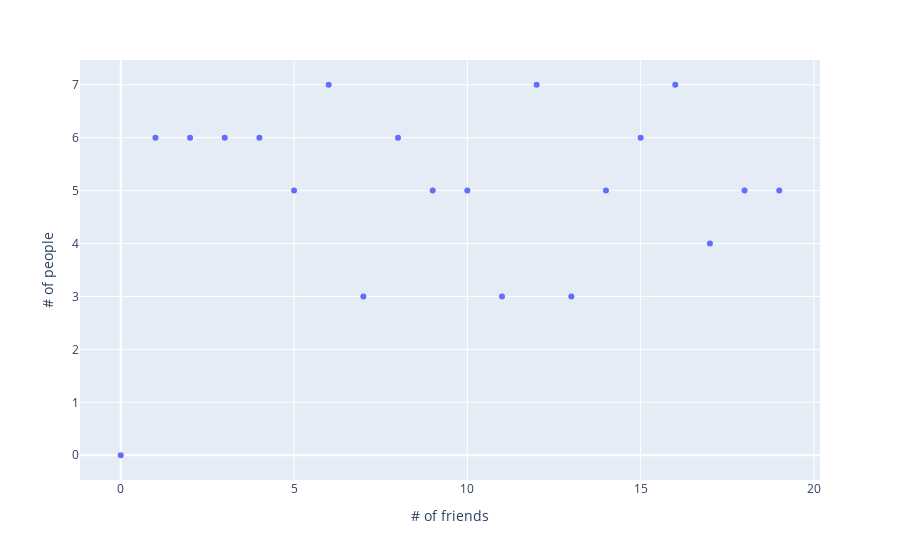

Write notebook code for a chart like this one.
### Code cell
px.scatter(x=xs,y=ys, labels={'x':'# of friends','y':'# of people'})

### Figure 1 — Plotly figure (JSON) as saved in the notebook; plotly's stock layout.template omitted (floating-point values rounded to 4 significant figures)
{"data": [{"hovertemplate": "# of friends=%{x}<br># of people=%{y}<extra></extra>", "legendgroup": "", "marker": {"color": "#636efa", "symbol": "circle"}, "mode": "markers", "name": "", "orientation": "v", "showlegend": false, "type": "scatter", "x": [0, 1, 2, 3, 4, 5, 6, 7, 8, 9, 10, 11, 12, 13, 14, 15, 16, 17, 18, 19], "xaxis": "x", "y": [0, 6, 6, 6, 6, 5, 7, 3, 6, 5, 5, 3, 7, 3, 5, 6, 7, 4, 5, 5], "yaxis": "y"}], "layout": {"legend": {"tracegroupgap": 0}, "margin": {"t": 60}, "xaxis": {"anchor": "y", "domain": [0, 1], "title": {"text": "# of friends"}}, "yaxis": {"anchor": "x", "domain": [0, 1], "title": {"text": "# of people"}}}}
